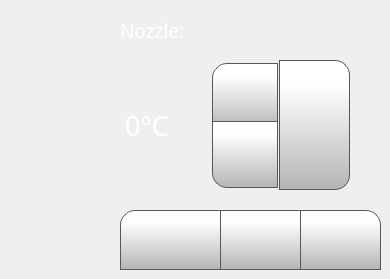
      <widget class="QWidget" name="temperatureTab">
       <attribute name="icon">
        <iconset>
         <normaloff>templates/img/thermometer.png</normaloff>
         <normalon>templates/img/thermometer_Selected.png</normalon>templates/img/thermometer.png</iconset>
       </attribute>
       <attribute name="title">
        <string/>
       </attribute>
       <widget class="QLabel" name="toolLabel">
        <property name="geometry">
         <rect>
          <x>120</x>
          <y>20</y>
          <width>70</width>
          <height>21</height>
         </rect>
        </property>
        <property name="font">
         <font>
          <family>Gotham Light</family>
          <pointsize>14</pointsize>
          <weight>50</weight>
          <bold>false</bold>
         </font>
        </property>
        <property name="styleSheet">
         <string notr="true">color: rgb(255, 255, 255);</string>
        </property>
        <property name="text">
         <string>Nozzle:</string>
        </property>
       </widget>
       <widget class="QPushButton" name="cooldownButton">
        <property name="geometry">
         <rect>
          <x>120</x>
          <y>210</y>
          <width>101</width>
          <height>60</height>
         </rect>
        </property>
        <property name="minimumSize">
         <size>
          <width>0</width>
          <height>0</height>
         </size>
        </property>
        <property name="font">
         <font>
          <family>Gotham</family>
          <pointsize>15</pointsize>
         </font>
        </property>
        <property name="styleSheet">
         <string notr="true">QPushButton {
    border: 1px solid rgb(87, 87, 87);
	background-color: qlineargradient(spread:pad, x1:0, y1:1, x2:0, y2:0.188, stop:0 rgba(180, 180, 180, 255), stop:1 rgba(255, 255, 255, 255));
border-top-left-radius: 15px;
}

QPushButton:pressed {
    background-color: qlineargradient(x1: 0, y1: 0, x2: 0, y2: 1,
                                      stop: 0 #dadbde, stop: 1 #f6f7fa);
}

QPushButton:flat {
    border: none; /* no border for a flat push button */
}

QPushButton:default {
    border-color: navy; /* make the default button prominent */
}

QPushButton:focus {
	outline: none;
}</string>
        </property>
        <property name="text">
         <string/>
        </property>
        <property name="icon">
         <iconset>
          <normaloff>templates/img/snowflake.png</normaloff>templates/img/snowflake.png</iconset>
        </property>
        <property name="iconSize">
         <size>
          <width>40</width>
          <height>40</height>
         </size>
        </property>
       </widget>
       <widget class="QPushButton" name="fanOffButton">
        <property name="geometry">
         <rect>
          <x>300</x>
          <y>210</y>
          <width>81</width>
          <height>60</height>
         </rect>
        </property>
        <property name="minimumSize">
         <size>
          <width>0</width>
          <height>0</height>
         </size>
        </property>
        <property name="font">
         <font>
          <family>Gotham</family>
          <pointsize>15</pointsize>
         </font>
        </property>
        <property name="styleSheet">
         <string notr="true">QPushButton {
     border: 1px solid rgb(87, 87, 87);

	background-color: qlineargradient(spread:pad, x1:0, y1:1, x2:0, y2:0.188, stop:0 rgba(180, 180, 180, 255), stop:1 rgba(255, 255, 255, 255));
border-top-right-radius: 15px;
}

QPushButton:pressed {
    background-color: qlineargradient(x1: 0, y1: 0, x2: 0, y2: 1,
                                      stop: 0 #dadbde, stop: 1 #f6f7fa);
}

QPushButton:flat {
    border: none; /* no border for a flat push button */
}

QPushButton:default {
    border-color: navy; /* make the default button prominent */
}

QPushButton:focus {
	outline: none;
}</string>
        </property>
        <property name="text">
         <string/>
        </property>
        <property name="icon">
         <iconset>
          <normaloff>templates/img/fan-black-silhouette-off.png</normaloff>templates/img/fan-black-silhouette-off.png</iconset>
        </property>
        <property name="iconSize">
         <size>
          <width>40</width>
          <height>40</height>
         </size>
        </property>
        <property name="checkable">
         <bool>false</bool>
        </property>
        <property name="autoDefault">
         <bool>false</bool>
        </property>
        <property name="default">
         <bool>false</bool>
        </property>
        <property name="flat">
         <bool>false</bool>
        </property>
       </widget>
       <widget class="QPushButton" name="fanOnButton">
        <property name="geometry">
         <rect>
          <x>220</x>
          <y>210</y>
          <width>81</width>
          <height>60</height>
         </rect>
        </property>
        <property name="minimumSize">
         <size>
          <width>0</width>
          <height>0</height>
         </size>
        </property>
        <property name="font">
         <font>
          <family>Gotham</family>
          <pointsize>15</pointsize>
         </font>
        </property>
        <property name="styleSheet">
         <string notr="true">QPushButton {
     border: 1px solid rgb(87, 87, 87);

	background-color: qlineargradient(spread:pad, x1:0, y1:1, x2:0, y2:0.188, stop:0 rgba(180, 180, 180, 255), stop:1 rgba(255, 255, 255, 255));
}

QPushButton:pressed {
    background-color: qlineargradient(x1: 0, y1: 0, x2: 0, y2: 1,
                                      stop: 0 #dadbde, stop: 1 #f6f7fa);
}

QPushButton:flat {
    border: none; /* no border for a flat push button */
}

QPushButton:default {
    border-color: navy; /* make the default button prominent */
}

QPushButton:focus {
	outline: none;
}</string>
        </property>
        <property name="text">
         <string/>
        </property>
        <property name="icon">
         <iconset>
          <normaloff>templates/img/fan-black-silhouette.png</normaloff>templates/img/fan-black-silhouette.png</iconset>
        </property>
        <property name="iconSize">
         <size>
          <width>40</width>
          <height>40</height>
         </size>
        </property>
        <property name="checkable">
         <bool>false</bool>
        </property>
        <property name="autoDefault">
         <bool>false</bool>
        </property>
        <property name="default">
         <bool>false</bool>
        </property>
        <property name="flat">
         <bool>false</bool>
        </property>
       </widget>
       <widget class="QSpinBox" name="toolTempSpinBox">
        <property name="geometry">
         <rect>
          <x>120</x>
          <y>60</y>
          <width>161</width>
          <height>131</height>
         </rect>
        </property>
        <property name="font">
         <font>
          <family>Gotham</family>
          <pointsize>20</pointsize>
         </font>
        </property>
        <property name="styleSheet">
         <string notr="true">QSpinBox {
    padding-right: 5px; /* make room for the arrows */
	color: rgb(255, 255, 255);
	background-color: rgba(255, 255, 255, 0);
   
}
QSpinBox ::text:selected {
	background-color: rgb(255, 146, 57);
   
}
QSpinBox::up-button {
     border: 1px solid rgb(87, 87, 87);


	background-color: qlineargradient(spread:pad, x1:0, y1:1, x2:0, y2:0.188, stop:0 rgba(180, 180, 180, 255), stop:1 rgba(255, 255, 255, 255));
    width: 60px;
     height: 61px;
    padding: 2px;
border-top-left-radius: 15px;
}

QSpinBox::up-arrow { image: url(./templates/img/arrows.png);
    width: 40px;
     height: 40px;
padding: 5px; }



QSpinBox::up-button:pressed {
    background-color: qlineargradient(x1: 0, y1: 0, x2: 0, y2: 1,
                                      stop: 0 #dadbde, stop: 1 #f6f7fa);
}


QSpinBox::down-button {
     border: 1px solid rgb(87, 87, 87);
border-bottom-left-radius: 15px;
	background-color: qlineargradient(spread:pad, x1:0, y1:1, x2:0, y2:0.188, stop:0 rgba(180, 180, 180, 255), stop:1 rgba(255, 255, 255, 255));
    width: 60px;
     height: 61px;
    padding: 2px;
}

QSpinBox::down-arrow {image: url(./templates/img/arrows-5.png);
    width: 40px;
     height: 40px;
padding: 5px;
}

QSpinBox::down-button:pressed {
    background-color: qlineargradient(x1: 0, y1: 0, x2: 0, y2: 1,
                                      stop: 0 #dadbde, stop: 1 #f6f7fa);

}

</string>
        </property>
        <property name="readOnly">
         <bool>false</bool>
        </property>
        <property name="buttonSymbols">
         <enum>QAbstractSpinBox::UpDownArrows</enum>
        </property>
        <property name="accelerated">
         <bool>true</bool>
        </property>
        <property name="suffix">
         <string>°C</string>
        </property>
        <property name="maximum">
         <number>300</number>
        </property>
        <property name="singleStep">
         <number>1</number>
        </property>
        <property name="value">
         <number>0</number>
        </property>
       </widget>
       <widget class="QPushButton" name="setToolTempButton">
        <property name="geometry">
         <rect>
          <x>279</x>
          <y>60</y>
          <width>71</width>
          <height>130</height>
         </rect>
        </property>
        <property name="font">
         <font>
          <family>Gotham</family>
          <pointsize>13</pointsize>
         </font>
        </property>
        <property name="styleSheet">
         <string notr="true">QPushButton {
     border: 1px solid rgb(87, 87, 87);
	background-color: qlineargradient(spread:pad, x1:0, y1:1, x2:0, y2:0.188, stop:0 rgba(180, 180, 180, 255), stop:1 rgba(255, 255, 255, 255));
border-bottom-right-radius: 15px;
border-top-right-radius: 15px;

}

QPushButton:pressed {
    background-color: qlineargradient(x1: 0, y1: 0, x2: 0, y2: 1,
                                      stop: 0 #dadbde, stop: 1 #f6f7fa);
}

QPushButton:flat {
    border: none; /* no border for a flat push button */
}

QPushButton:default {
    border-color: navy; /* make the default button prominent */
}

QPushButton:focus {
	outline: none;
}</string>
        </property>
        <property name="text">
         <string/>
        </property>
        <property name="icon">
         <iconset>
          <normaloff>templates/img/verification-mark.png</normaloff>templates/img/verification-mark.png</iconset>
        </property>
        <property name="iconSize">
         <size>
          <width>50</width>
          <height>50</height>
         </size>
        </property>
       </widget>
       <zorder>toolLabel</zorder>
       <zorder>cooldownButton</zorder>
       <zorder>fanOffButton</zorder>
       <zorder>fanOnButton</zorder>
       <zorder>setToolTempButton</zorder>
       <zorder>toolTempSpinBox</zorder>
      </widget>
